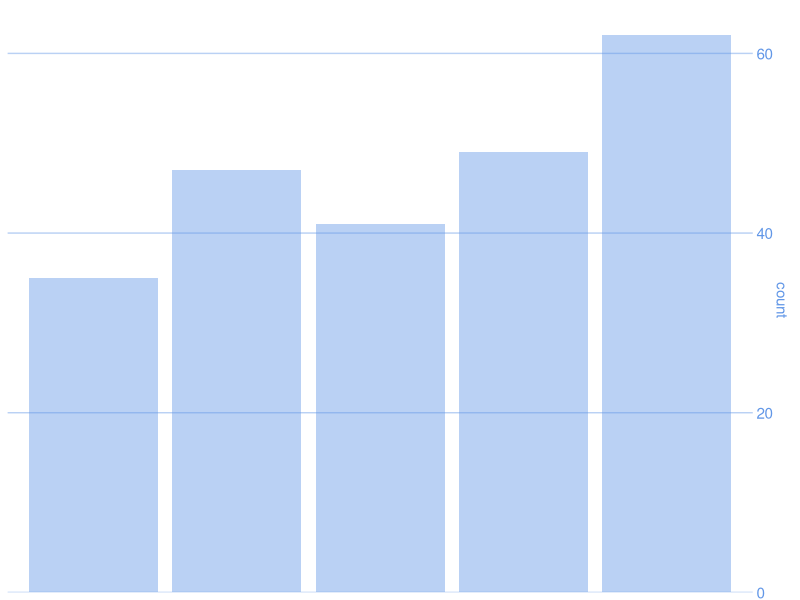
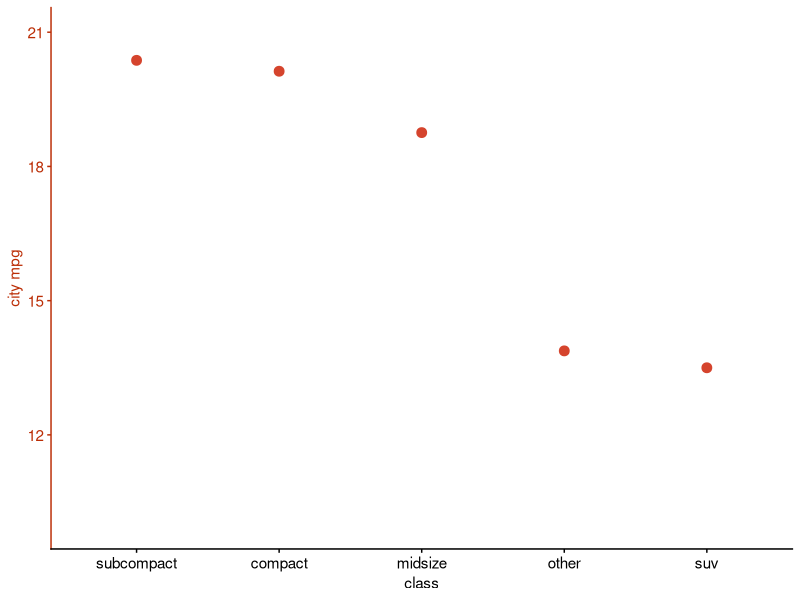
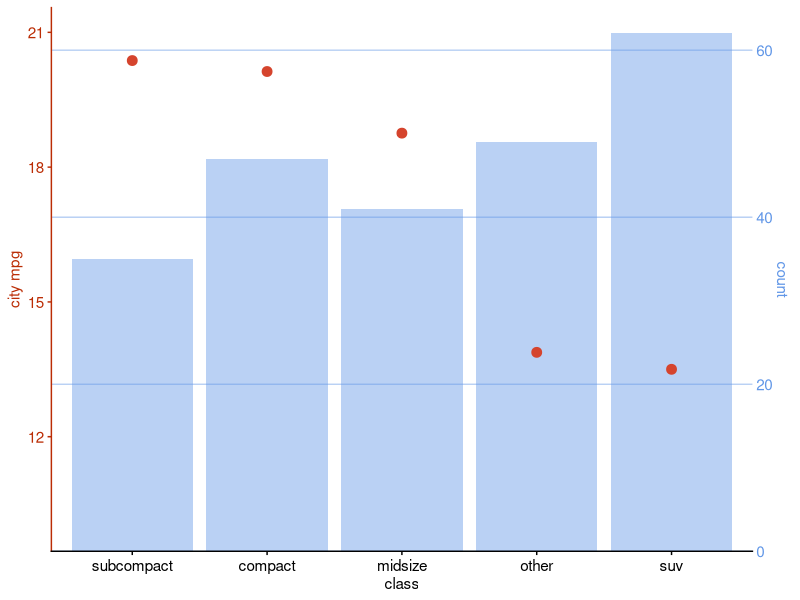

The R source for these figures, in order:
## ---- chunk 1
library(ggplot2)
library(cowplot)
library(dplyr)
library(forcats)

city_mpg <- mpg %>%
  mutate(class = fct_lump(class, 4, other_level = "other")) %>%
  group_by(class) %>%
  summarize(
    `city mpg` = mean(cty),
    count = n()
  ) %>% 
  mutate(class = fct_reorder(class, -`city mpg`))

p1 <- ggplot(city_mpg, aes(class, count)) +
  geom_col(fill = "#6297E770") + 
  scale_y_continuous(
    expand = expand_scale(mult = c(0, 0.05)),
    position = "right"
  ) +
  theme_minimal_hgrid(11, rel_small = 1) +
  theme(
    panel.grid.major = element_line(color = "#6297E770"),
    axis.line.x = element_blank(),
    axis.text.x = element_blank(),
    axis.title.x = element_blank(),
    axis.ticks = element_blank(),
    axis.ticks.length = grid::unit(0, "pt"),
    axis.text.y = element_text(color = "#6297E7"),
    axis.title.y = element_text(color = "#6297E7")
  )
p1

p2 <- ggplot(city_mpg, aes(class, `city mpg`)) + 
  geom_point(size = 3, color = "#D5442D") + 
  scale_y_continuous(limits = c(10, 21)) +
  theme_half_open(11, rel_small = 1) +
  theme(
    axis.ticks.y = element_line(color = "#BB2D05"),
    axis.text.y = element_text(color = "#BB2D05"),
    axis.title.y = element_text(color = "#BB2D05"),
    axis.line.y = element_line(color = "#BB2D05")
  )
p2

aligned_plots <- align_plots(p1, p2, align="hv", axis="tblr")
ggdraw(aligned_plots[[1]]) + draw_plot(aligned_plots[[2]])
